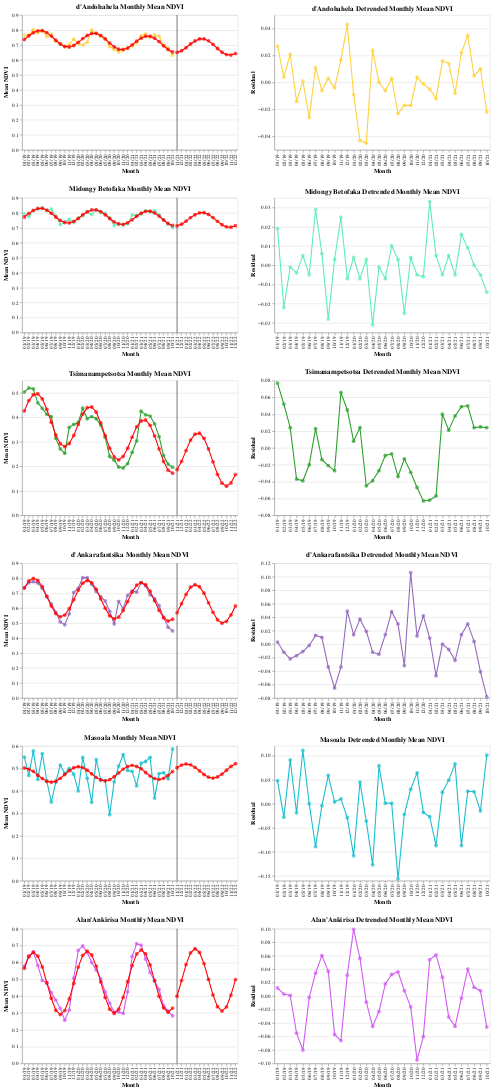

The cell this chart's notebook holds for it:
### Code cell
# harmonic models

charts_2, mseHarmonicMod = [], dict()

for i in list(zip(df["Region"].unique(), colors)):
  dfSubset = df[df["Region"] == i[0]]
  timeRadiansTrain = dfSubset["Years Since Epoch (t)"].values * 2 * math.pi
  timeRadiansTest = np.array(futureMonths) * 2 * math.pi
  dfSubset[["cos", "sin"]] = [[math.cos(j), math.sin(j)] for j in timeRadiansTrain]
  
  trainFeatures, target = dfSubset[["Years Since Epoch (t)", "cos", "sin"]].values, dfSubset["Mean NDVI"].values.reshape(34, 1)
  
  predFeatures = []
  for j in futureMonths:
    timeRadians = j * 2 * math.pi
    predFeatures.append([j, math.cos(timeRadians), math.sin(timeRadians)])

  harmonicMod = LinearRegression().fit(trainFeatures, target)  
  dfSubset["Fitted Mean NDVI"] = np.round(harmonicMod.predict(trainFeatures), 3)
  dfSubset["Residual"] = np.round(target - harmonicMod.predict(trainFeatures), 3)
  mseHarmonicMod[i[0]] = np.mean(np.square(dfSubset["Residual"]))

  predDf = pd.DataFrame({"Month": formattedAxisDates[34:],
                         "Region": [i[0]] * 14,
                         "Predicted Mean NDVI": harmonicMod.predict(predFeatures
                                                          ).flatten()}
            ).round(3)

  charts_2.append(plotCharts(df_1=dfSubset, df_2=predDf, 
                             color=i[1], region=i[0]))

alt.vconcat(*charts_2)
